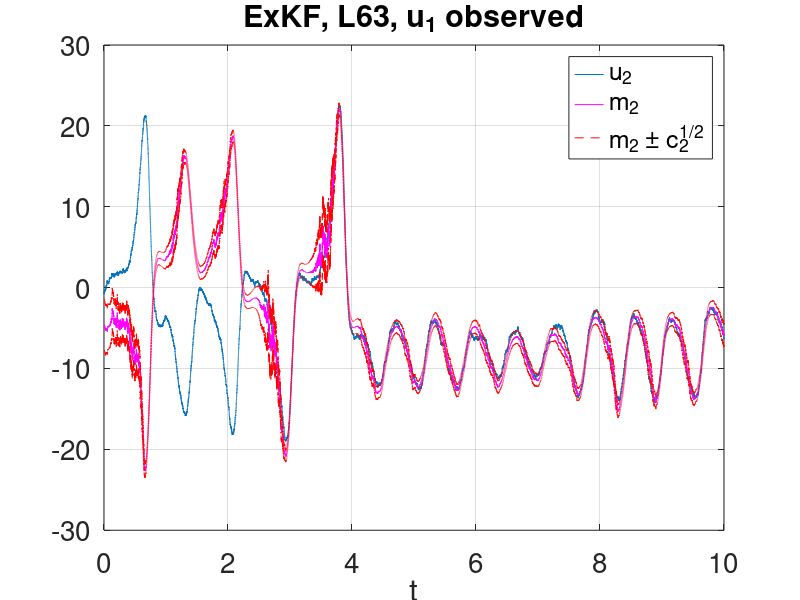
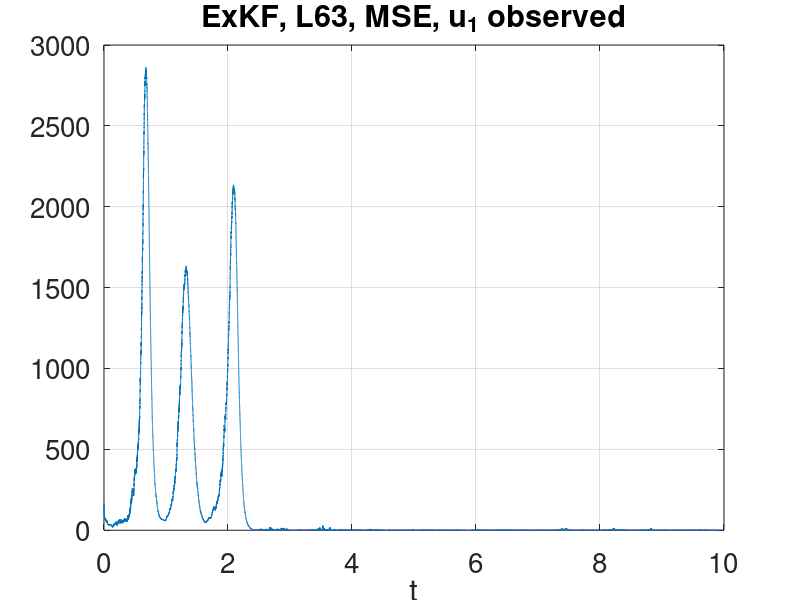

The MATLAB script that drew these images, in order:
function this=p16c
clear;set(0,'defaultaxesfontsize',20);format long
%%% p16c.m  ExKF, Lorenz 63
%% setup

J=1e5;% number of steps
a=10;b=8/3;r=28;% define parameters
gamma=2e-1;% observational noise variance is gamma^2
sigma=2e0;% dynamics noise variance is sigma^2
I=eye(3);C0=I;% prior initial condition covariance
m0=zeros(3,1);% prior initial condition mean
sd=1;rng(sd);% choose random number seed

m=zeros(3,J);v=m;z=m(1,:);z(1)=0;c=zeros(3,3,J);% pre-allocate
v(:,1)=m0+sqrtm(C0)*randn(3,1);% initial truth
m(:,1)=10*randn(3,1);% initial mean/estimate
c(:,:,1)=10*C0;% initial covariance operator
H=[0,0,1];% observation operator
%H=[1,0,0];% observation operator
tau=1e-4;% time discretization is tau

%% solution % assimilate!
for j=1:J     
    v(:,j+1)=v(:,j)+tau*f(v(:,j),a,b,r) + sigma*sqrt(tau)*randn(3,1);% truth
    z(:,j+1)=z(:,j)+tau*H*v(:,j+1) + gamma*sqrt(tau)*randn;% observation
    mhat=m(:,j)+tau*f(m(:,j),a,b,r);% estimator predict
    chat=(I+tau*Df(m(:,j),a,b))*c(:,:,j)* ...
        (I+tau*Df(m(:,j),a,b))'+sigma^2*tau*I;% covariance predict  
    d=(z(j+1)-z(j))/tau-H*mhat;% innovation
    K=(tau*chat*H')/(H*chat*H'*tau+gamma^2);% Kalman gain     
    m(:,j+1)=mhat+K*d;% estimator update
    c(:,:,j+1)=(I-K*H)*chat;% covariance update         
end

figure;js=j;
plot(tau*[0:js-1],v(2,1:js));hold;plot(tau*[0:js-1],m(2,1:js),'m');
plot(tau*[0:js-1],m(2,1:js)+reshape(sqrt(c(2,2,1:js)),1,js),'r--');
plot(tau*[0:js-1],m(2,1:js)-reshape(sqrt(c(2,2,1:js)),1,js),'r--');
hold;grid;xlabel('t');legend('u_2','m_2','m_2 \pm c_2^{1/2}')
title('ExKF, L63, u_1 observed');Jj=min(J,j);
figure;plot(tau*[0:Jj-1],sum((v(:,1:Jj)-m(:,1:Jj)).^2));hold;
grid;hold;xlabel('t');title('ExKF, L63, MSE, u_1 observed')

function rhs=f(y,a,b,r)
rhs(1,1)=a*(y(2)-y(1));
rhs(2,1)=-a*y(1)-y(2)-y(1)*y(3);
rhs(3,1)=y(1)*y(2)-b*y(3)-b*(r+a);
function A=Df(y,a,b)
A(1,:)=[-a,a,0];
A(2,:)=[-a-y(3),-1,-y(1)];
A(3,:)=[y(2),y(1),-b];








